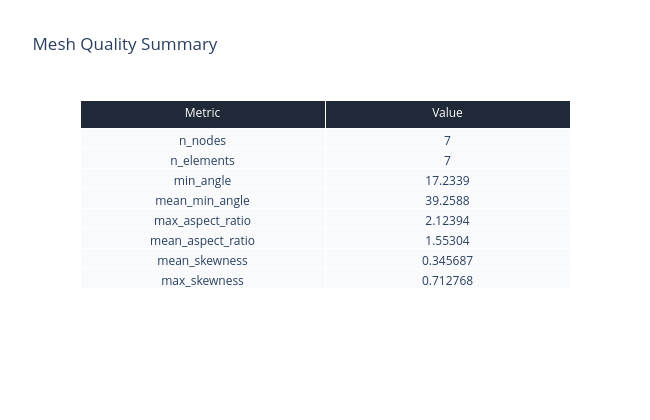

The cell this chart's notebook holds for it:
### Code cell
# Mesh quality table
quality = mesh_info.get('quality', {})
if not quality:
    raise ValueError('No mesh quality data found. Run the mesh build cell first.')

quality_keys = list(quality.keys())
quality_vals = [quality[k] for k in quality_keys]
quality_vals_fmt = [f'{v:.6g}' if isinstance(v, (int, float, np.floating)) else str(v) for v in quality_vals]

fig_q = go.Figure(
    data=[
        go.Table(
            header=dict(values=['Metric', 'Value'], fill_color='#1f2937', font=dict(color='white')),
            cells=dict(values=[quality_keys, quality_vals_fmt], fill_color='#f9fafb'),
        )
    ]
)
fig_q.update_layout(title='Mesh Quality Summary', width=650, height=420)
fig_q.show()

### Figure 1 — Plotly figure (JSON) as saved in the notebook; plotly's stock layout.template omitted (floating-point values rounded to 4 significant figures)
{"data": [{"cells": {"fill": {"color": "#f9fafb"}, "values": [["n_nodes", "n_elements", "min_angle", "mean_min_angle", "max_aspect_ratio", "mean_aspect_ratio", "mean_skewness", "max_skewness"], ["7", "7", "17.2339", "39.2588", "2.12394", "1.55304", "0.345687", "0.712768"]]}, "header": {"fill": {"color": "#1f2937"}, "font": {"color": "white"}, "values": ["Metric", "Value"]}, "type": "table"}], "layout": {"height": 420, "title": {"text": "Mesh Quality Summary"}, "width": 650}}
